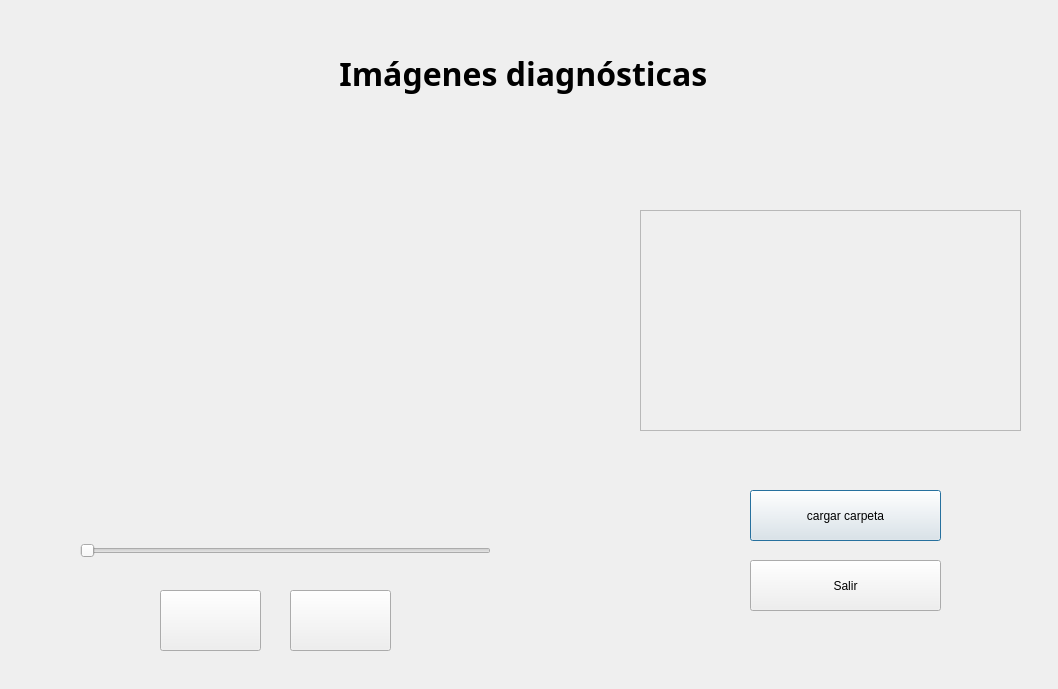
<?xml version="1.0" encoding="UTF-8"?>
<ui version="4.0">
 <class>Dialog</class>
 <widget class="QDialog" name="Dialog">
  <property name="geometry">
   <rect>
    <x>0</x>
    <y>0</y>
    <width>1058</width>
    <height>689</height>
   </rect>
  </property>
  <property name="windowTitle">
   <string>Dialog</string>
  </property>
  <widget class="QPushButton" name="cargarCarpeta">
   <property name="geometry">
    <rect>
     <x>750</x>
     <y>490</y>
     <width>191</width>
     <height>51</height>
    </rect>
   </property>
   <property name="text">
    <string>cargar carpeta</string>
   </property>
  </widget>
  <widget class="QLabel" name="imagenes">
   <property name="geometry">
    <rect>
     <x>60</x>
     <y>150</y>
     <width>481</width>
     <height>341</height>
    </rect>
   </property>
   <property name="text">
    <string/>
   </property>
   <property name="alignment">
    <set>Qt::AlignCenter</set>
   </property>
   <property name="wordWrap">
    <bool>true</bool>
   </property>
   <property name="indent">
    <number>-1</number>
   </property>
  </widget>
  <widget class="QSlider" name="horizontalSlider">
   <property name="geometry">
    <rect>
     <x>80</x>
     <y>530</y>
     <width>411</width>
     <height>41</height>
    </rect>
   </property>
   <property name="orientation">
    <enum>Qt::Horizontal</enum>
   </property>
  </widget>
  <widget class="QPushButton" name="salir">
   <property name="geometry">
    <rect>
     <x>750</x>
     <y>560</y>
     <width>191</width>
     <height>51</height>
    </rect>
   </property>
   <property name="text">
    <string>Salir</string>
   </property>
  </widget>
  <widget class="QLabel" name="label">
   <property name="geometry">
    <rect>
     <x>127</x>
     <y>38</y>
     <width>801</width>
     <height>71</height>
    </rect>
   </property>
   <property name="font">
    <font>
     <family>Romantic</family>
     <pointsize>24</pointsize>
     <weight>75</weight>
     <bold>true</bold>
    </font>
   </property>
   <property name="text">
    <string>Imágenes diagnósticas </string>
   </property>
   <property name="alignment">
    <set>Qt::AlignCenter</set>
   </property>
  </widget>
  <widget class="QScrollArea" name="info">
   <property name="geometry">
    <rect>
     <x>640</x>
     <y>210</y>
     <width>381</width>
     <height>221</height>
    </rect>
   </property>
   <property name="widgetResizable">
    <bool>true</bool>
   </property>
   <widget class="QWidget" name="scrollAreaWidgetContents">
    <property name="geometry">
     <rect>
      <x>0</x>
      <y>0</y>
      <width>379</width>
      <height>219</height>
     </rect>
    </property>
   </widget>
  </widget>
  <widget class="QLabel" name="iconosesion">
   <property name="geometry">
    <rect>
     <x>790</x>
     <y>40</y>
     <width>111</width>
     <height>111</height>
    </rect>
   </property>
   <property name="text">
    <string/>
   </property>
   <property name="scaledContents">
    <bool>true</bool>
   </property>
   <property name="wordWrap">
    <bool>true</bool>
   </property>
  </widget>
  <widget class="QPushButton" name="aumentar">
   <property name="geometry">
    <rect>
     <x>290</x>
     <y>590</y>
     <width>101</width>
     <height>61</height>
    </rect>
   </property>
   <property name="text">
    <string/>
   </property>
  </widget>
  <widget class="QPushButton" name="disminuir">
   <property name="geometry">
    <rect>
     <x>160</x>
     <y>590</y>
     <width>101</width>
     <height>61</height>
    </rect>
   </property>
   <property name="text">
    <string/>
   </property>
  </widget>
 </widget>
 <resources/>
 <connections/>
</ui>
